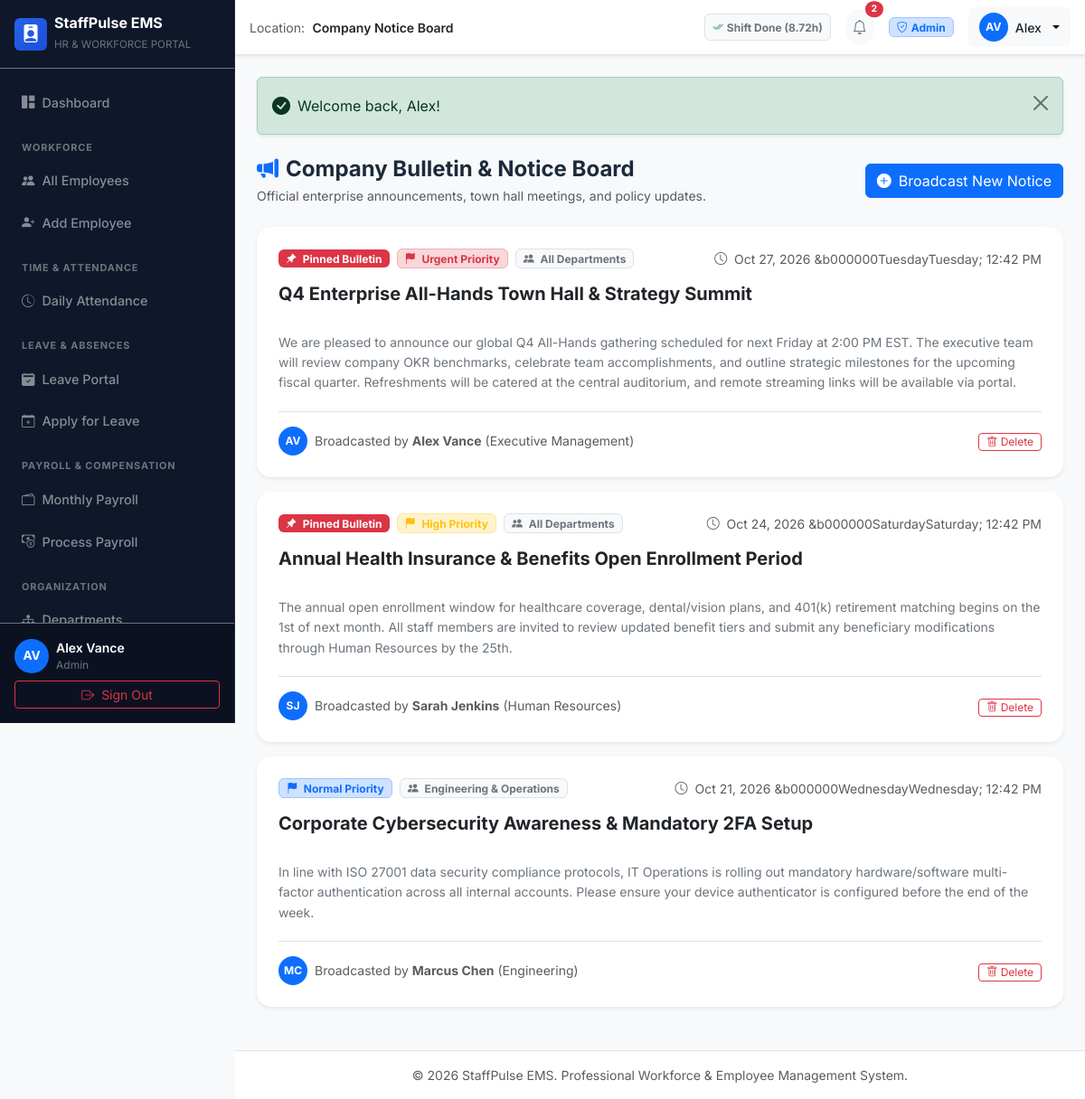
/notices/index.php (signed in), run on the app's committed database.
### tables this page shows
CREATE TABLE `employees` (
  `id` INT UNSIGNED NOT NULL AUTO_INCREMENT,
  `employee_id` VARCHAR(30) NOT NULL UNIQUE,
  `first_name` VARCHAR(50) NOT NULL,
  `last_name` VARCHAR(50) NOT NULL,
  `email` VARCHAR(100) NOT NULL UNIQUE,
  `password` VARCHAR(255) NOT NULL,
  `phone` VARCHAR(25) NOT NULL,
  `department` VARCHAR(60) NOT NULL,
  `designation` VARCHAR(80) NOT NULL,
  `joining_date` DATE NOT NULL,
  `salary` DECIMAL(12, 2) NOT NULL DEFAULT 0.00,
  `status` ENUM('Active', 'Inactive') NOT NULL DEFAULT 'Active',
  `role_id` INT UNSIGNED NOT NULL,
  `avatar` VARCHAR(255) DEFAULT NULL,
  `created_at` TIMESTAMP NOT NULL DEFAULT CURRENT_TIMESTAMP,
  `updated_at` TIMESTAMP NOT NULL DEFAULT CURRENT_TIMESTAMP ON UPDATE CURRENT_TIMESTAMP,
  PRIMARY KEY (`id`),
  INDEX `idx_employees_status` (`status`),
  INDEX `idx_employees_department` (`department`),
  INDEX `idx_employees_role_id` (`role_id`),
  CONSTRAINT `fk_employees_role` FOREIGN KEY (`role_id`) REFERENCES `roles` (`id`) ON UPDATE CASCADE
);

CREATE TABLE `attendance` (
  `id` INT UNSIGNED NOT NULL AUTO_INCREMENT,
  `employee_id` INT UNSIGNED NOT NULL,
  `date` DATE NOT NULL,
  `clock_in` TIME NULL,
  `clock_out` TIME NULL,
  `total_hours` DECIMAL(5, 2) NOT NULL DEFAULT 0.00,
  `status` ENUM('Present', 'Late', 'Half Day', 'Absent') NOT NULL DEFAULT 'Present',
  `notes` VARCHAR(255) NULL,
  `created_at` TIMESTAMP NOT NULL DEFAULT CURRENT_TIMESTAMP,
  PRIMARY KEY (`id`),
  UNIQUE KEY `uk_emp_attendance_date` (`employee_id`, `date`),
  INDEX `idx_attendance_date` (`date`),
  INDEX `idx_attendance_status` (`status`),
  CONSTRAINT `fk_attendance_employee` FOREIGN KEY (`employee_id`) REFERENCES `employees` (`id`) ON DELETE CASCADE
);

CREATE TABLE `notices` (
  `id` INT UNSIGNED NOT NULL AUTO_INCREMENT,
  `title` VARCHAR(150) NOT NULL,
  `content` TEXT NOT NULL,
  `priority` ENUM('Normal', 'High', 'Urgent') NOT NULL DEFAULT 'Normal',
  `target_audience` VARCHAR(100) NOT NULL DEFAULT 'All Departments',
  `created_by` INT UNSIGNED NOT NULL,
  `is_pinned` TINYINT(1) NOT NULL DEFAULT 0,
  `created_at` TIMESTAMP NOT NULL DEFAULT CURRENT_TIMESTAMP,
  PRIMARY KEY (`id`),
  INDEX `idx_notices_priority` (`priority`),
  INDEX `idx_notices_pinned` (`is_pinned`),
  CONSTRAINT `fk_notices_author` FOREIGN KEY (`created_by`) REFERENCES `employees` (`id`) ON DELETE CASCADE
);

### notices/index.php (the view, shortened to what the rows shown need)
<?php
require_once __DIR__ . '/../config/config.php';
$db = getDBConnection();
$canManageNotices = hasRole('Admin') || hasRole('HR Manager') || hasPermission('manage_notices');
$notices = $db->query("
    SELECT n.*, e.first_name, e.last_name, e.department as author_department
    FROM notices n
    INNER JOIN employees e ON n.created_by = e.id
    ORDER BY n.is_pinned DESC, n.created_at DESC
")->fetchAll();
require_once __DIR__ . '/../includes/header.php';
require_once __DIR__ . '/../includes/sidebar.php';
?>
<div class="main-content">
    <?php require_once __DIR__ . '/../includes/navbar.php'; ?>
    <main class="container-fluid p-4">
        <div class="d-flex flex-column gap-3 mb-4">
            <?php if (empty($notices)): ?>
                <div class="card border-0 shadow-sm rounded-4 text-center py-5">
                    <i class="bi bi-bell-slash fs-1 text-muted mb-2"></i>
                    <h6 class="fw-bold text-dark">No Announcements Active</h6>
                    <p class="text-muted small mb-0">All corporate bulletins and town hall circulars will be displayed here.</p>
                </div>
            <?php else: ?>
                <?php foreach ($notices as $n): ?>
                    <?php
                    $borderClass = 'notice-normal';
                    $badgeBg = 'bg-primary-subtle text-primary border-primary-subtle';
                    if ($n['priority'] === 'Urgent') {
                        $borderClass = 'notice-urgent';
                        $badgeBg = 'bg-danger-subtle text-danger border-danger-subtle';
                    } elseif ($n['priority'] === 'High') {
                        $borderClass = 'notice-high';
                        $badgeBg = 'bg-warning-subtle text-warning border-warning-subtle';
                    }
                    ?>
                    <div class="card border-0 shadow-sm rounded-4 p-4 notice-card <?= $borderClass ?> position-relative">
                        <div class="d-flex flex-column flex-md-row justify-content-between align-items-md-center gap-2 mb-3">
                            <div class="d-flex align-items-center gap-2 flex-wrap">
                                <?php if ($n['is_pinned']): ?>
                                    <span class="badge bg-danger text-white px-2 py-1">
                                        <i class="bi bi-pin-angle-fill me-1"></i> Pinned Bulletin
                                    </span>
                                <?php endif; ?>
                                <span class="badge <?= $badgeBg ?> border px-2 py-1">
                                    <i class="bi bi-flag-fill me-1"></i> <?= e($n['priority']) ?> Priority
                                </span>
                                <span class="badge bg-light text-secondary border px-2 py-1">
                                    <i class="bi bi-people-fill me-1"></i> <?= e($n['target_audience']) ?>
                                </span>
                            </div>
                            <div class="text-muted small">
                                <i class="bi bi-clock me-1"></i> <?= date('M d, Y &bull; h:i A', strtotime($n['created_at'])) ?>
                            </div>
                        </div>
                        <h5 class="fw-bold text-dark mb-2"><?= e($n['title']) ?></h5>
                        <p class="text-secondary small mb-3" style="line-height: 1.6; white-space: pre-line;">
                            <?= e($n['content']) ?>
                        </p>
                        <div class="d-flex align-items-center justify-content-between border-top pt-3 mt-1">
                            <div class="d-flex align-items-center gap-2">
                                <div class="avatar-circle-sm bg-primary text-white fw-bold" style="font-size: 0.75rem;">
                                    <?= strtoupper(substr($n['first_name'], 0, 1) . substr($n['last_name'], 0, 1)) ?>
                                </div>
                                <small class="text-muted">
                                    Broadcasted by <strong><?= e($n['first_name'] . ' ' . $n['last_name']) ?></strong> (<?= e($n['author_department']) ?>)
                                </small>
                            </div>
                            <?php if ($canManageNotices): ?>
                            <form method="POST" action="" onsubmit="return confirm('Remove this notice?');" class="d-inline">
                                <button type="submit" class="btn btn-sm btn-outline-danger py-0 px-2" style="font-size: 0.75rem;">
                                    <i class="bi bi-trash"></i> Delete
                                </button>
                            </form>
                            <?php endif; ?>
                        </div>
                    </div>
                <?php endforeach; ?>
            <?php endif; ?>
        </div>
    </main>
<?php require_once __DIR__ . '/../includes/footer.php'; ?>

### includes/sidebar.php (shortened to what the rows shown need)
<?php
$currentUser = getCurrentUser();
?>
<aside class="sidebar bg-dark text-white d-flex flex-column" id="appSidebar">
    <div class="sidebar-footer p-3 border-top border-secondary bg-black bg-opacity-25">
        <div class="d-flex align-items-center gap-2 mb-2">
            <div class="avatar-circle bg-primary text-white fw-bold">
                <?= strtoupper(substr($currentUser['first_name'] ?? 'U', 0, 1) . substr($currentUser['last_name'] ?? 'S', 0, 1)) ?>
            </div>
            <div class="overflow-hidden flex-grow-1">
                <div class="text-truncate text-white fw-semibold small"><?= e($currentUser['first_name'] . ' ' . $currentUser['last_name']) ?></div>
                <div class="text-truncate text-secondary" style="font-size: 0.75rem;"><?= e($currentUser['role_name']) ?></div>
            </div>
        </div>
    </div>
</aside>

### includes/navbar.php (shortened to what the rows shown need)
<?php
$currentUser = getCurrentUser();
$todayAtt = null;
if (isLoggedIn()) {
    $db = getDBConnection();
    $attStmt = $db->prepare("SELECT * FROM attendance WHERE employee_id = :uid AND date = CURRENT_DATE() LIMIT 1");
    $attStmt->execute(['uid' => $currentUser['id']]);
    $todayAtt = $attStmt->fetch();
}
?>
<header class="navbar navbar-expand bg-white border-bottom shadow-sm px-3 sticky-top">
    <div class="ms-auto d-flex align-items-center gap-2 gap-sm-3">
        <div class="d-none d-sm-block">
            <?php if (!$todayAtt || empty($todayAtt['clock_in'])): ?>
                <form method="POST" action="<?= BASE_URL ?>/attendance/punch.php" class="d-inline">
                    <input type="hidden" name="csrf_token" value="<?= generateCsrfToken(); ?>">
                    <input type="hidden" name="action" value="clock_in">
                    <input type="hidden" name="redirect_to" value="<?= e($_SERVER['REQUEST_URI']) ?>">
                    <button type="submit" class="btn btn-sm btn-success d-flex align-items-center gap-1 shadow-sm px-2 py-1">
                        <i class="bi bi-box-arrow-in-right"></i> <span>Clock In</span>
                    </button>
                </form>
            <?php else: ?>
                <span class="badge bg-light text-secondary border py-2 px-2" style="font-size: 0.75rem;">
                    <i class="bi bi-check2-all text-success me-1"></i>Shift Done (<?= (float)$todayAtt['total_hours'] ?>h)
                </span>
            <?php endif; ?>
        </div>
        <div class="dropdown">
            <button class="btn btn-light dropdown-toggle d-flex align-items-center gap-2 border-0" type="button" data-bs-toggle="dropdown" aria-expanded="false">
                <span class="avatar-circle-sm bg-primary text-white fw-bold">
                    <?= strtoupper(substr($currentUser['first_name'] ?? 'U', 0, 1) . substr($currentUser['last_name'] ?? 'S', 0, 1)) ?>
                </span>
                <span class="d-none d-sm-inline fw-medium text-dark small"><?= e($currentUser['first_name'] ?? 'User') ?></span>
            </button>
        </div>
    </div>
</header>

### data on the page
employees: first_name+last_name "AV", first_name+last_name "Alex Vance", first_name "Alex"
attendance: total_hours "8.72"
notices: is_pinned 1 (drawn), priority "Urgent", target_audience "All Departments", created_at "Oct 27, 2026 &b000000TuesdayTuesday; 12:42 PM", title "Q4 Enterprise All-Hands Town Hall & Strategy Summit", content "We are pleased to announce our global Q4 All-Hands gathering scheduled for next Friday at 2:00 PM EST. The executive team will review company OKR benchmarks, celebrate team accomplishments, and outline strategic milestones for the upcoming fiscal quarter. Refreshments will be catered at the central auditorium, and remote streaming links will be available via portal.", created_by.last_name "AV", created_by.last_name "Alex Vance", created_by.department "Executive Management"
notices: is_pinned 1 (drawn), priority "High", target_audience "All Departments", created_at "Oct 24, 2026 &b000000SaturdaySaturday; 12:42 PM", title "Annual Health Insurance & Benefits Open Enrollment Period", content "The annual open enrollment window for healthcare coverage, dental/vision plans, and 401(k) retirement matching begins on the 1st of next month. All staff members are invited to review updated benefit tiers and submit any beneficiary modifications through Human Resources by the 25th.", created_by.last_name "SJ", created_by.last_name "Sarah Jenkins", created_by.department "Human Resources"
notices: priority "Normal", target_audience "Engineering & Operations", created_at "Oct 21, 2026 &b000000WednesdayWednesday; 12:42 PM", title "Corporate Cybersecurity Awareness & Mandatory 2FA Setup", content "In line with ISO 27001 data security compliance protocols, IT Operations is rolling out mandatory hardware/software multi-factor authentication across all internal accounts. Please ensure your device authenticator is configured before the end of the week.", created_by.last_name "MC", created_by.last_name "Marcus Chen", created_by.department "Engineering"

### other printed values
APP_NAME "StaffPulse EMS"
$currentUser['role_name'] "Admin"
$pageTitle "Company Notice Board"
$unreadNoticesCount "2"
$flash['message'] "Welcome back, Alex!"
